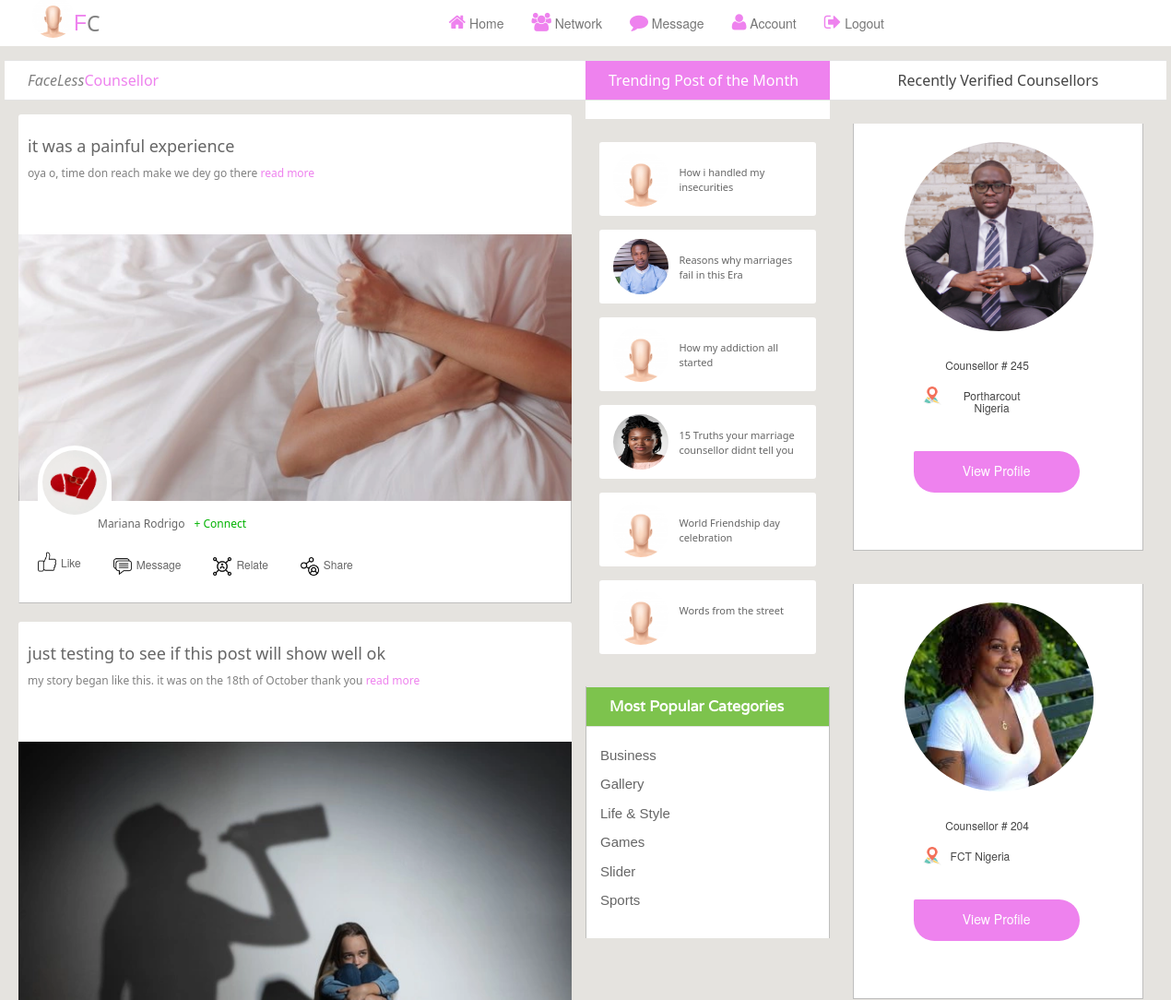
Page /field?page=3 (signed in, upper part) on the earlier database version.
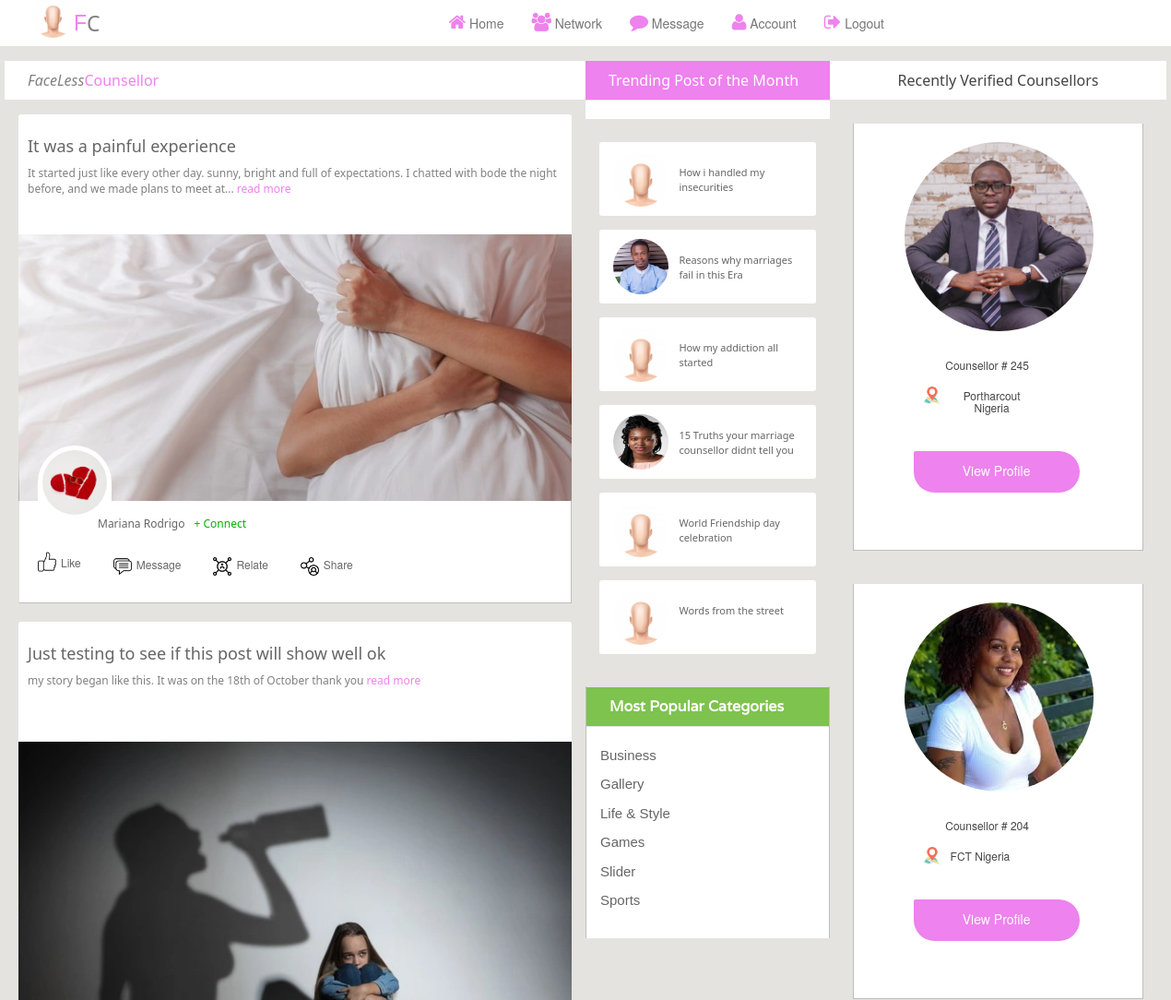
Same page on the later database version.
### fc/models.py (models this page shows)
class Posts(db.Model, UserMixin):
    id = db.Column(db.Integer, primary_key=True)
    poster_username = db.Column(db.String(255), nullable=False)
    poster_email = db.Column(db.String(255), nullable=False)
    poster_img = db.Column(db.String(255), nullable=False)
    post_id = db.Column(db.String(255), nullable=True)
    post_title = db.Column(db.String(255), nullable=True)
    post_desc = db.Column(db.String(255), nullable=True)
    post_img = db.Column(db.String(255), nullable=True)
    post_like = db.Column(db.String(255), nullable=True)
    post_relate = db.Column(db.String(255), nullable=True)
    post_message = db.Column(db.String(255), nullable=True)
    post_trend = db.Column(db.String(255), nullable=True)
    posted_date = db.Column(db.DateTime(), default=datetime.utcnow)
    post_status = db.Column(db.String(255), nullable=True, default= 0)
    completed_at = db.Column(db.DateTime(), default=datetime.utcnow)
    status = db.Column(db.String(255), nullable=True, default= 0)
    active = db.Column(db.Boolean())
    confirmed_at = db.Column(db.DateTime())

### fc/routes.py (the view)
@app.route('/field', methods=['GET', 'POST'])
@login_required
def field():
  page = request.args.get('page', 1, type=int)
  page1 = request.args.get('page', 1, type=int)
  posts = Posts.query.order_by(Posts.posted_date.desc()).paginate(page = page,  per_page=2)
  workers = Worker.query.order_by(Worker.completed_at.desc())
  return render_template('/field.html', title='field', workers = workers, posts = posts)

### fc/__init__.py (called while the page is built)
@login_manager.user_loader
def load_user(user_id):
	return User.query.get(int(user_id))

### fc/momentjs.py (called while the page is built)
    def render(self, format):
        return Markup(
            "<script>\ndocument.write(moment(\"%s\").%s);\n</script>" %
            (self.timestamp.strftime("%Y-%m-%dT%H:%M:%S Z"), format))

    def fromNow(self):
        return self.render("fromNow()")

### fc/templates/field.html (shortened to what the changed rows need)
<!DOCTYPE html>
<html>
<head>
<link rel="stylesheet" href="static/field_style/assets/css/bootstrap.min.css">
<link rel="stylesheet" href="static/field_style/assets/css/font-awesome.min.css">
<link rel="stylesheet" href="static/field_style/assets/css/font.css">
<link rel="stylesheet" href="static/field_style/assets/css/animate.css">
<link rel="stylesheet" href="static/field_style/assets/css/structure.css">
</head>
<body>
<section id="contentbody">
  <div class="container">
    <div class="row">
      <div class=" col-sm-12 col-md-6 col-lg-6">
        <div class="row">
          <div class="leftbar_content">
            <h2 style="font-weight: 100;font-family: system-ui;color:grey;font-style: italic;"> FaceLess<span style="font-weight:400; color:violet; font-style: initial;">Counsellor</span></h2>
              {% for post in posts.items  %}
            <div class="single_stuff wow fadeInDown" style="margin-top:-40px">
              <div class=" border-1 shadow-sm" style="background-color: #ffffff; height:130px; margin-top:30px;border-top-right-radius:3px;border-top-left-radius:3px; padding:5px 10px">
                  <h2 style="font-size:18px;font-family: system-ui;font-weight: 300;"><a href="{{url_for('post_detail', post_id = post.id)}}" style="text-decoration: none">{{post.post_title}}</a></h2>
                  <p style="color:grey; font-size:12px;font-family: system-ui;font-weight: 400; text-overflow: ellipsis" >
                  {{ post.post_desc | truncate(150) }}
                  <a href="{{url_for('post_detail', post_id = post.id)}}" style="color:violet; text-decoration: none">read more</a></p>
              </div>
              <div class="single_stuff_img" > <a href="{{url_for('post_detail', post_id = post.id)}}"><img class="img-view border-2 shadow-lg" src="{{url_for('static', filename='user_uploads/' + post.post_img)}}" alt="" style="object-fit: fill; height:auto"></a> </div>
              <div class="single_stuff_article" style="background-color: #ffffff;">
                <div class="single_sarticle_inner" style="border-radius: 100px; background-color: #ffffff;padding: 5px 5px;"> <a class="stuff_category" href="{{url_for('user_detail',  email = post.poster_email)}}"><img src="{{url_for('static', filename='user_uploads/' + post.poster_img)}}" style="width:70px;height:70px;border-radius: 100px;"> </a>
                </div>
                <div style=" height:50px;position: absolute; margin: 1px -0px;">
                  <div style="display: flex;left:70px;position:absolute;margin:10px;">
                    <a href="{{url_for('user_detail',  email = post.poster_email)}}" style="padding: 5px 5px; font-size: 12px; font-family: system-ui;font-weight:100;text-decoration: none;text-transform: capitalize;">{{post.poster_username}}</a>
                    <a href="" style="padding: 5px 5px;font-size: 12px;color:#00b300;font-family: system-ui;font-weight:100;text-decoration: none;">+ Connect </a>
    <a style="padding: 5px 5px;font-size: 12px;font-family: system-ui;font-weight:100; margin-right: 30px;text-decoration: none;">{{ momentjs(post.posted_date).fromNow() }} </a>
                  </div>
                    <div style="display: flex;justify-content:space-around; position: relative;top:50px; left:0px">
                     <a href="" style="padding: 5px 15px; font-size: 12px; text-decoration: none;"><img src="" alt=""><img src="/static/field_style/assets/img/like.png" alt="" style="width:30px;height:30px;padding: 4px 5px; margin-top:-5px">Like</a>
                      <a href="" style="padding: 5px 15px;font-size: 12px;text-decoration: none;"><img src="" alt=""><img src="/static/field_style/assets/img/message.png" alt="" style="width:30px;height:30px;padding: 5px 5px">Message </a>
                      <a href="" style="padding: 5px 15px;font-size: 12px;text-decoration: none;"><img src="" alt=""><img src="/static/field_style/assets/img/relations.png" alt="" style="width:30px;height:30px;padding: 5px 5px">Relate </a>
                      <a href="" style="padding: 5px 15px;font-size: 12px;text-decoration: none;"><img src="" alt=""><img src="/static/field_style/assets/img/share.png" alt="" style="width:30px;height:30px;padding: 5px 5px">Share </a>
                   </div>
                </div>
              </div>
            </div>
                {% endfor %}
            <br>
          </div>
        </div>
      </div>
      <div class="col-sm-6 col-md-2 col-lg-2">
        <div class="row">
          <div class="middlebar_content">
            <h2 class="violet_bg" style="background-color: violet; font-family: system-ui;font-weight:100">Trending Post of the Month</h2>
            <div class="popular_categori  wow fadeInUp">
              <h2 class="limeblue_bg">Most Popular Categories</h2>
            </div>
          </div>
        </div>
      </div>
      <div class="col-sm-6 col-md-4 col-lg-4">
        <div class="row">
          <div class="rightbar_content">
            <div class="single_blog_sidebar wow fadeInUp">
              <h2 style="text-transform: capitalize;font-family: system-ui;font-weight: 100; text-align: center;">Recently Verified Counsellors</h2>
              <br>
            </div>
          </div>
        </div>
      </div>
    </div>
  </div>
</section>
</body>
</html>

Differences in the rows shown:
changed Posts "Mariana Rodrigo": post_title "it was a painful experience" → "It was a painful experience"; post_desc "oya o, time don reach make we dey go there" → "It started just like every other day. sunny, bright and full of expectations. I chatted with bode the night before, and we made plans to meet at..."
changed Posts: post_title "just testing to see if this post will show well ok" → "Just testing to see if this post will show well ok"; post_desc "my story began like this. it was on the 18th of October thank you" → "my story began like this. It was on the 18th of October thank you"
